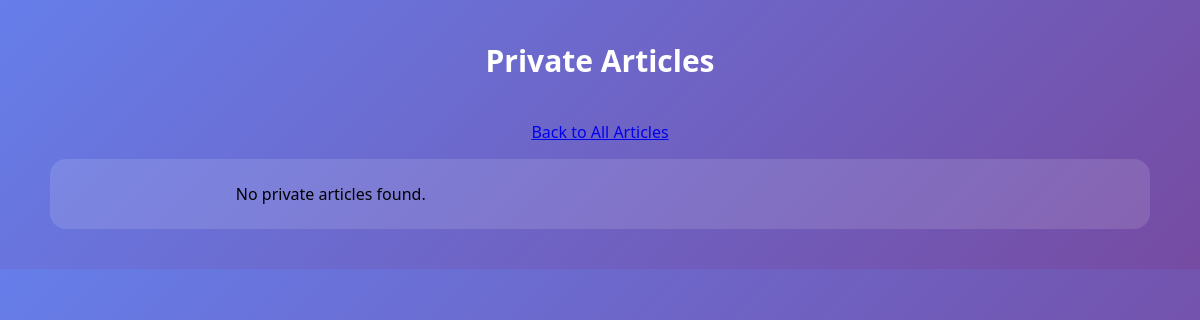
Page /app2/private-articles/ (signed in) on the earlier database version.
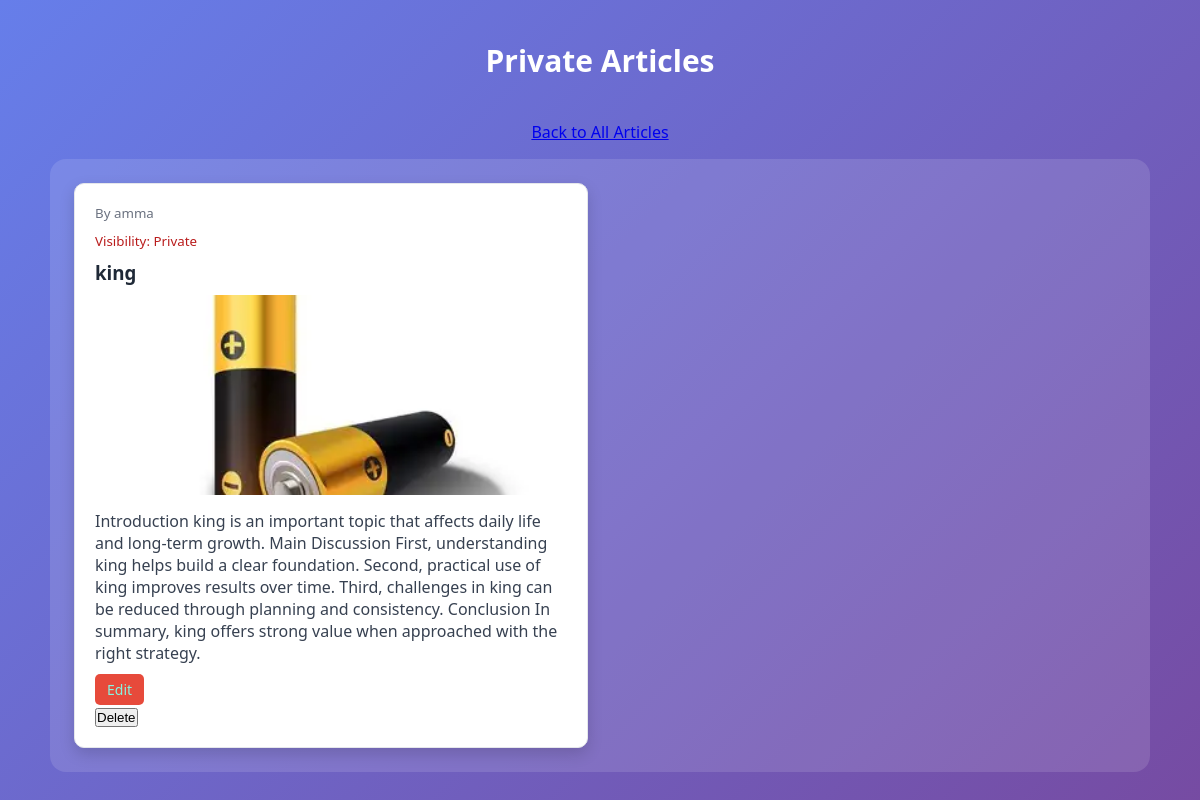
Same page on the later database version.
### articles/models.py (models this page shows, shortened)
class articles(models.Model):
    VISIBILITY_PUBLIC = 'public'
    VISIBILITY_PRIVATE = 'private'
    VISIBILITY_CHOICES = (
        (VISIBILITY_PUBLIC, 'Public'),
        (VISIBILITY_PRIVATE, 'Private'),
    )
    title = models.CharField(max_length=200,blank=True, null=True)
    image = models.ImageField(upload_to='articles/', blank=True, null=True)
    body = models.TextField(blank=True, null=True)
    author = models.CharField(max_length=100, default='Admin',blank=True, null=True)
    visibility = models.CharField(
        max_length=10,
        choices=VISIBILITY_CHOICES,
        default=VISIBILITY_PUBLIC,
    )
    likes = models.ManyToManyField(
        settings.AUTH_USER_MODEL,
        related_name='liked_articles',
        blank=True
    )
    dislikes = models.ManyToManyField(
        settings.AUTH_USER_MODEL,
        related_name='disliked_articles',
        blank=True
    )
    class Meta:
        ordering = ['-id']

### articles/views.py (the view)
# urls.py: path('app2/private-articles/', private_articles, name='private_articles'),
@login_required
def private_articles(request):
    if request.user.is_staff:
        articles_list = articles.objects.filter(visibility=articles.VISIBILITY_PRIVATE)
    else:
        articles_list = articles.objects.filter(
            visibility=articles.VISIBILITY_PRIVATE,
            author=request.user.username,
        )
    return render(request, 'private_articles.html', {'articles': articles_list})

### templates/private_articles.html (shortened to what this page needs)
{% load static %}
<!DOCTYPE html>
<html>
<head>
    <link rel="stylesheet" href="{% static 'articles.css' %}">
</head>
<body>
    <h2>Private Articles</h2>
    <div style="text-align:center; margin-bottom:16px;">
        <a href="{% url 'create' %}">Back to All Articles</a>
    </div>
    <div class="articles-container">
    {% for article in articles %}
        <div class="article-card">
            <small>By {{ article.author }}</small>
            <small style="display:block; color:#b91c1c; margin-top:4px;">Visibility: Private</small>
            <h3>{{ article.title }}</h3>
            {% if article.image %}
                <img src="{{ article.image.url }}" alt="{{ article.title }}">
            {% endif %}
            <p>{{ article.body }}</p>
            {% if user.is_authenticated %}
                {% if user.is_staff or user.username == article.author %}
                <a href="{% url 'edit_article' article.id %}">Edit</a>
                <form method="post" action="{% url 'delete_article' article.id %}" onsubmit="return confirm('Are you sure you want to delete this article?');">
                    <button type="submit">Delete</button>
                </form>
                {% endif %}
            {% endif %}
        </div>
    {% empty %}
        <p style="text-align:center;">No private articles found.</p>
    {% endfor %}
    </div>
</body>
</html>

Differences in the rows shown:
added articles: author "amma", title "king", image (picture), body "Introduction king is an important topic that affects daily life and long-term growth. Main Discussion First, understanding king helps build a clear foundation. Second, practical use of king improves results over time. Third, challenges in king can be reduced through planning and consistency. Conclusion In summary, king offers strong value when approached with the right strategy."
Other differences:
text no longer shown: "No private articles found."
